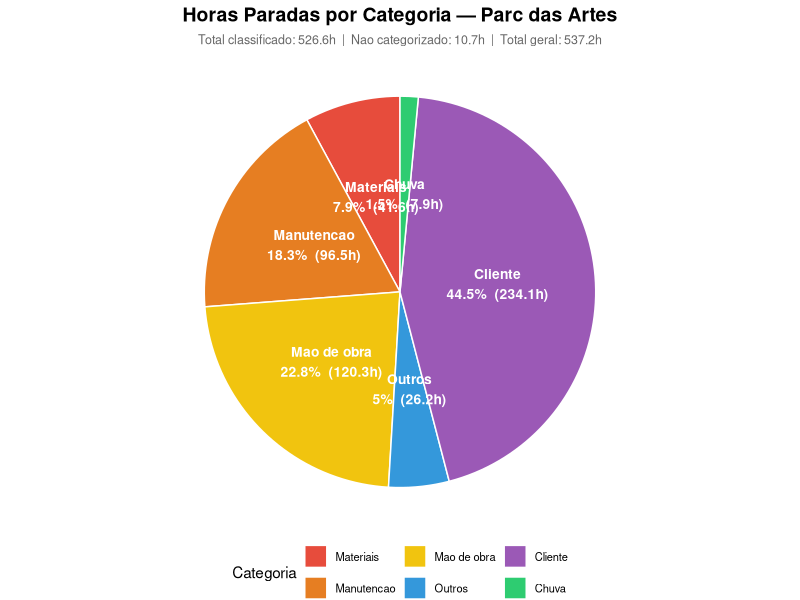
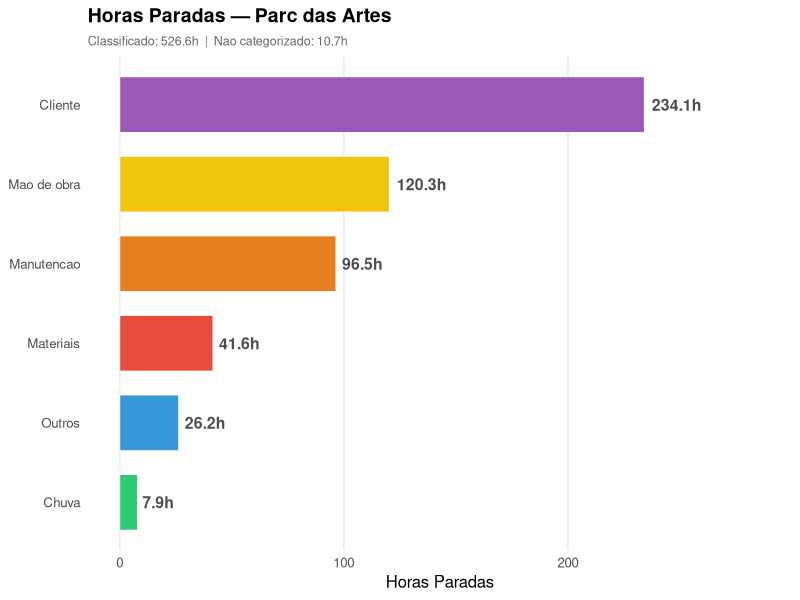

The R script that drew these images, in order:
# ============================================================
# Gráficos de Horas Paradas — Parc das Artes
# Apresentação para Acionistas — DH Perfuração de Poços
# ============================================================

library(ggplot2)

# ── 1. Leitura ──────────────────────────────────────────────

raw <- read.csv(
  "../../02-insumos/dados/paradas_com_confianca.csv",
  stringsAsFactors = FALSE, fileEncoding = "UTF-8"
)

# Colunas por índice (evitar problema de encoding):
# 1:Data  2:Projeto  3:Equipe  4:Equipamento
# 5:Horas Totais  6:Horas Trabalhadas  7:Horas Paradas
# 8:Parada DH_GEL  9:Parada Parc das artes  10:Parada Chuva
# 11:Parada Mecânica  12:Outros Motivos  13:Motivo/Justificativa
# 14:Responsável  15:Nº RDO  16:Centro de Custo  17:Observações
# 18:Cat_Diagnostico  19:Confianca_0_100  20:Nota_Confiabilidade  21:Revisar

col_data   <- 1
col_dh     <- 8
col_pa     <- 9
col_ch     <- 10
col_me     <- 11
col_hp     <- 7
col_mot    <- 13
col_cat    <- 18
col_conf   <- 19
col_nota   <- 20

# ── 2. Parse de horas ───────────────────────────────────────

parse_horas <- function(x) {
  x <- trimws(x)
  if (is.na(x) || x == "" || x == "00:00") return(0)
  parts <- as.numeric(strsplit(x, ":")[[1]])
  if (length(parts) == 3) return(parts[1] + parts[2]/60 + parts[3]/3600)
  if (length(parts) == 2) return(parts[1] + parts[2]/60)
  return(0)
}

# ── 3. Nomes ────────────────────────────────────────────────

cat_names <- c(
  "1" = "Materiais",
  "2" = "Manutencao",
  "3" = "Mao de obra",
  "4" = "Outros",
  "5" = "Cliente",
  "6" = "Chuva"
)

cores <- c("#E74C3C", "#E67E22", "#F1C40F", "#3498DB", "#9B59B6", "#2ECC71")

# ── 4. Distribuição ─────────────────────────────────────────

cat_horas  <- setNames(rep(0, 6), as.character(1:6))
nao_cat_h  <- 0
cat_rows   <- list()
nc_rows    <- list()

for (i in seq_len(nrow(raw))) {
  r   <- raw[i, ]
  diag <- trimws(r[[col_cat]])
  if (diag == "" || is.na(diag)) next
  
  cats <- strsplit(diag, "\\+")[[1]]
  
  hp_dh <- parse_horas(r[[col_dh]])
  hp_pa <- parse_horas(r[[col_pa]])
  hp_ch <- parse_horas(r[[col_ch]])
  hp_me <- parse_horas(r[[col_me]])
  hp_total <- parse_horas(r[[col_hp]])
  motiv <- r[[col_mot]]
  data  <- r[[col_data]]
  
  # ── Caso ambíguo: 1+4 (ambos em DH_GEL) ──
  if (setequal(cats, c("1", "4"))) {
    nao_cat_h <- nao_cat_h + hp_total
    nc_rows[[length(nc_rows) + 1]] <- c(
      data = data, horas = round(hp_total, 2),
      justificativa = motiv, cats = diag
    )
    next
  }
  
  # ── Caso 1+4+6 ──
  if ("6" %in% cats && setequal(setdiff(cats, "6"), c("1", "4"))) {
    cat_horas["6"] <- cat_horas["6"] + hp_ch
    nao_cat_h <- nao_cat_h + hp_dh
    if (hp_ch > 0) {
      cat_rows[[length(cat_rows) + 1]] <- c(
        data = data, horas = round(hp_ch, 2),
        justificativa = motiv, cat = "6"
      )
    }
    nc_rows[[length(nc_rows) + 1]] <- c(
      data = data, horas = round(hp_dh, 2),
      justificativa = motiv, cats = "1+4 (parte DH_GEL)"
    )
    next
  }
  
  # ── Caso geral ──
  # Mapeamento: ME→2, CH→6, PA→5, DH→1/3/4
  for (cstr in cats) {
    if (cstr == "2" && hp_me > 0) {
      cat_horas["2"] <- cat_horas["2"] + hp_me
      cat_rows[[length(cat_rows) + 1]] <- c(data=data, horas=round(hp_me,2), justificativa=motiv, cat="2")
    } else if (cstr == "5" && hp_pa > 0) {
      cat_horas["5"] <- cat_horas["5"] + hp_pa
      cat_rows[[length(cat_rows) + 1]] <- c(data=data, horas=round(hp_pa,2), justificativa=motiv, cat="5")
    } else if (cstr == "6" && hp_ch > 0) {
      cat_horas["6"] <- cat_horas["6"] + hp_ch
      cat_rows[[length(cat_rows) + 1]] <- c(data=data, horas=round(hp_ch,2), justificativa=motiv, cat="6")
    } else if (cstr %in% c("1", "3", "4") && hp_dh > 0) {
      cat_horas[cstr] <- cat_horas[cstr] + hp_dh
      cat_rows[[length(cat_rows) + 1]] <- c(data=data, horas=round(hp_dh,2), justificativa=motiv, cat=cstr)
    }
  }
}

# ── 5. Dataframe ────────────────────────────────────────────

df <- data.frame(
  cat  = names(cat_horas),
  horas = as.numeric(cat_horas),
  nome  = cat_names[names(cat_horas)],
  stringsAsFactors = FALSE
)
df$pct <- df$horas / sum(df$horas) * 100
df$label_pct <- paste0(df$nome, "\n", round(df$pct, 1), "%  (", round(df$horas, 1), "h)")
df$label_bar <- paste0(round(df$horas, 1), "h")
df$nome_ord <- reorder(df$nome, df$horas)
total_class <- sum(df$horas)
total_geral <- total_class + nao_cat_h

# ── 6. Pizza ────────────────────────────────────────────────

p1 <- ggplot(df, aes(x = "", y = horas, fill = cat)) +
  geom_col(width = 1, color = "white", linewidth = 0.5) +
  coord_polar("y", start = 0) +
  geom_text(
    aes(label = label_pct),
    position = position_stack(vjust = 0.5),
    size = 3.5, color = "white", fontface = "bold"
  ) +
  scale_fill_manual(values = cores, labels = cat_names) +
  labs(
    title = "Horas Paradas por Categoria — Parc das Artes",
    subtitle = paste0(
      "Total classificado: ", round(total_class, 1), "h  |  ",
      "Nao categorizado: ", round(nao_cat_h, 1), "h  |  ",
      "Total geral: ", round(total_geral, 1), "h"
    ),
    fill = "Categoria"
  ) +
  theme_void() +
  theme(
    plot.title    = element_text(hjust = 0.5, face = "bold", size = 14),
    plot.subtitle = element_text(hjust = 0.5, size = 9, color = "grey40"),
    legend.position = "bottom",
    legend.text   = element_text(size = 8)
  )

ggsave("graficos/pizza_horas_paradas.png", p1,
       width = 8, height = 6, dpi = 150, bg = "white")
cat("Pizza salva.\n")

# ── 7. Barras ───────────────────────────────────────────────

p2 <- ggplot(df, aes(x = nome_ord, y = horas, fill = cat)) +
  geom_col(width = 0.7, color = "white", linewidth = 0.3) +
  geom_text(
    aes(label = label_bar),
    hjust = -0.15, size = 4, fontface = "bold", color = "grey30"
  ) +
  scale_fill_manual(values = cores, guide = "none") +
  coord_flip() +
  labs(
    title    = "Horas Paradas — Parc das Artes",
    subtitle = paste0("Classificado: ", round(total_class,1), "h  |  Nao categorizado: ", round(nao_cat_h,1), "h"),
    x = NULL, y = "Horas Paradas"
  ) +
  expand_limits(y = max(df$horas) * 1.22) +
  theme_minimal(base_size = 12) +
  theme(
    plot.title    = element_text(face = "bold", size = 14),
    plot.subtitle = element_text(size = 9, color = "grey40"),
    panel.grid.major.y = element_blank(),
    panel.grid.minor   = element_blank()
  )

ggsave("graficos/barras_horas_paradas.png", p2,
       width = 8, height = 5, dpi = 150, bg = "white")
cat("Barras salva.\n")

# ── 8. CSVs por categoria ───────────────────────────────────

dir.create("csvs-categoria", showWarnings = FALSE)

cat_rows_df <- NULL
for (x in cat_rows) {
  cat_rows_df <- rbind(cat_rows_df, data.frame(
    dia = x["data"], horas = as.numeric(x["horas"]),
    justificativa = x["justificativa"], cat = x["cat"],
    stringsAsFactors = FALSE
  ))
}

for (c in as.character(1:6)) {
  sub <- cat_rows_df[cat_rows_df$cat == c, c("dia", "horas", "justificativa")]
  sub <- sub[order(sub$dia), , drop = FALSE]
  fn <- paste0("csvs-categoria/cat", c, "_", gsub("[ /]", "_", cat_names[c]), ".csv")
  write.csv(sub, fn, row.names = FALSE, fileEncoding = "UTF-8")
  cat(sprintf("CSV Cat %s: %d linhas → %s\n", c, nrow(sub), fn))
}

# Não categorizados
if (length(nc_rows) > 0) {
  nc_df <- NULL
  for (x in nc_rows) {
    nc_df <- rbind(nc_df, data.frame(
      dia = x["data"], horas = as.numeric(x["horas"]),
      justificativa = x["justificativa"], cats = x["cats"],
      stringsAsFactors = FALSE
    ))
  }
  write.csv(nc_df, "csvs-categoria/nao_categorizado.csv",
            row.names = FALSE, fileEncoding = "UTF-8")
  cat(sprintf("CSV Nao categorizado: %d linhas\n", nrow(nc_df)))
}

# ── 9. Resumo ───────────────────────────────────────────────

cat("\n========== TOTAIS POR CATEGORIA ==========\n")
for (i in seq_len(nrow(df))) {
  cat(sprintf("  Cat %s  %-25s : %6.1f h  (%5.1f%%)\n",
      df$cat[i], df$nome[i], df$horas[i], df$pct[i]))
}
cat(sprintf("  Nao categorizado               : %6.1f h\n", nao_cat_h))
cat(sprintf("  TOTAL GERAL                     : %6.1f h\n", total_geral))
cat("===========================================\n")
